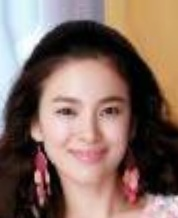
#> input picture profileFace/image/align_sample/2.jpg, 178 x 218 px
$ python -i demoSample.py   (imports and definitions only)
#> lines starting #> are read from the running program, lines starting #| are printed output that depends on the picture
#> further down, picture is the input picture: shape (218, 178, 3); mean B, G, R 98.1, 107.2, 131.3
# The demo credit belongs to Yi-Ting Chen

import os
import cv2
import numpy as np
from math import cos, sin
from fsaLib.FSANET_model import *
from keras import backend as K
from keras.layers import Average

# [108 lines left out: functions draw_axis, draw_results, createModel, not called in this run]

def angleDetection(img:np.array):
    try:
        os.mkdir('./yawResult')
    except OSError:
        pass
    img_size = 64
    img_idx = 0
    time_detection = 0
    time_network = 0
    time_plot = 0
    ad = 0.6

    K.set_learning_phase(0) # make sure its testing mode
#> (this line was passed over: keras is not available in this run)
    face_cascade = cv2.CascadeClassifier("face_detector/lbpcascade_frontalface_improved.xml")

    print('Start detecting pose ...')
    detected_pre = []
    img_h,img_w = img.shape[:2]
#> img_h = 218; img_w = 178

    # detect faces using LBP detector
    gray_img = cv2.cvtColor(img,cv2.COLOR_BGR2GRAY)
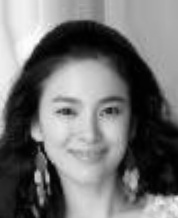
#> gray_img: shape (218, 178); min 0, max 254, mean 113.4
    detected = face_cascade.detectMultiScale(gray_img, 1.1)
#> detected = [[49, 93, 78, 78]]
    print("detected=",detected)
#| detected= [[49 93 78 78]]
    if len(detected_pre) > 0 and len(detected) == 0:
        detected = detected_pre
    faces = np.empty((len(detected), img_size, img_size, 3))
#> (the run stopped early here; a loop or call above may not have finished)

$ run again, on profileFace/image/align_sample/1.jpg
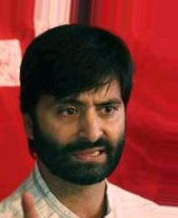
#> input picture profileFace/image/align_sample/1.jpg, 178 x 218 px
#> picture is the input picture: shape (218, 178, 3); mean B, G, R 50.9, 57.4, 131.2
#> in angleDetection, `gray_img = cv2.cvtColor(img,cv2.COLOR_BGR2GRAY)`:
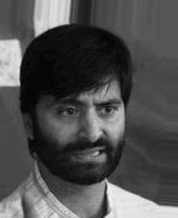
#> gray_img: shape (218, 178); min 3, max 240, mean 78.7
#> detected = ()
#| detected= ()
#> faces = empty array

$ run again, on profileFace/image/align_sample/3.jpg
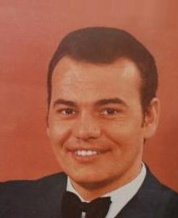
#> input picture profileFace/image/align_sample/3.jpg, 178 x 218 px
#> picture is the input picture: shape (218, 178, 3); mean B, G, R 68.9, 90.1, 155.4
#> in angleDetection, `gray_img = cv2.cvtColor(img,cv2.COLOR_BGR2GRAY)`:
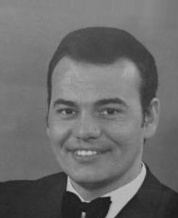
#> gray_img: shape (218, 178); min 18, max 200, mean 107.2
#> detected = [[50, 96, 72, 72]]
#| detected= [[50 96 72 72]]
